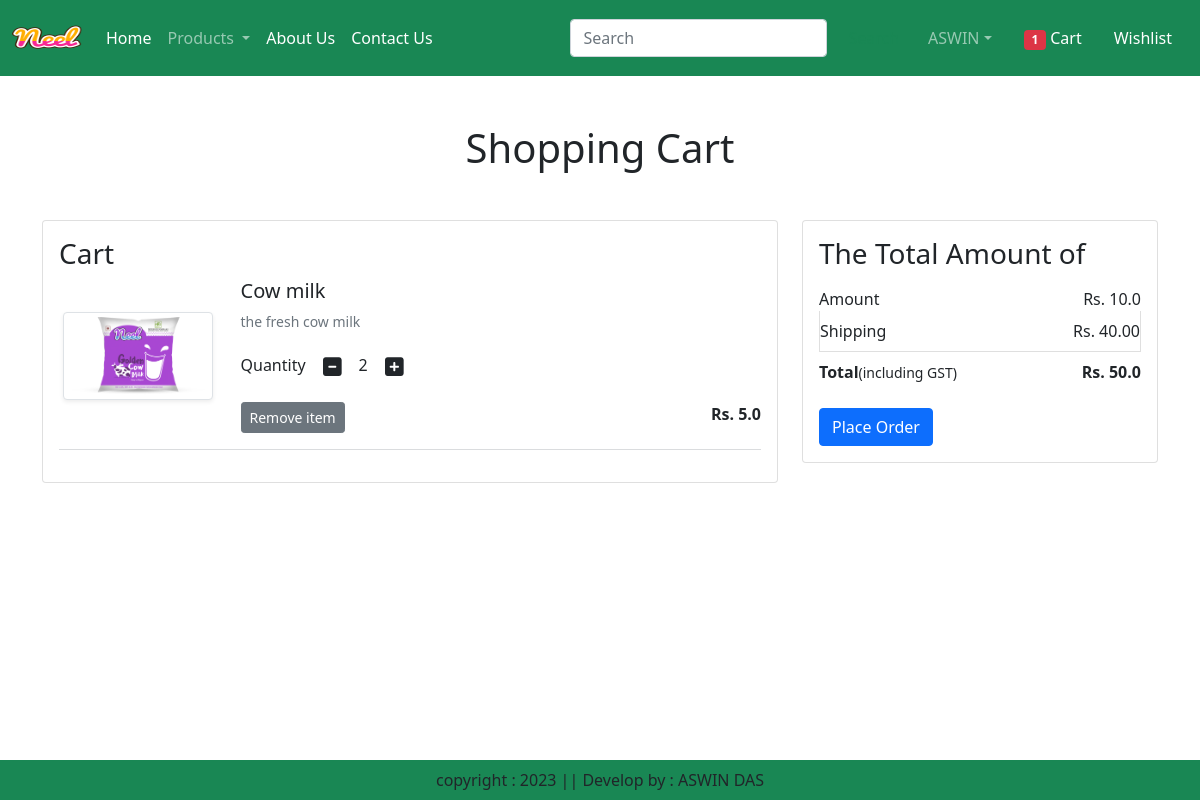
Page /cart/ (signed in) on the committed database.
### app/models.py (models this page shows, shortened)
class Cart(models.Model):
    user = models.ForeignKey(User,on_delete=models.CASCADE)
    product = models.ForeignKey(Product,on_delete=models.CASCADE)
    quantity = models.PositiveIntegerField(default=1)

class Product(models.Model):
    title = models.CharField(max_length=100)
    selling_price = models.FloatField()
    discounted_price = models.FloatField()
    description = models.TextField()
    composition = models.TextField(default='')
    prodapp = models.TextField(default='')
    category = models.CharField(choices=CATEGORY_CHOICES, max_length=2)
    product_image = models.ImageField(upload_to='product')

### app/views.py (the view)
# urls.py: path("cart/",views.show_cart,name="showcart"),
def show_cart(request):
    user = request.user
    cart = Cart.objects.filter(user=user)
    amount=0
    for p in cart:
        value = p.quantity * p.product.discounted_price
        amount = amount + value
    totalamount = amount + 40
    totalitem = 0
    if request.user.is_authenticated:
        totalitem = len(Cart.objects.filter(user=request.user))
    return render(request,'app/addtocart.html',locals())

### app/templates/app/addtocart.html (shortened to what this page needs)
{% extends 'app/base.html' %}
{% load static %}
{% block main-content %}
<div class="container my-5">
    <div class="row">
        {% if cart %}
        <h1 class="text-center mb-5">Shopping Cart</h1>
        <div class="col-sm-8">
            <div class="card">
                <div class="card-body">
                    <h3>Cart</h3>
                    {% for item in cart %}
                    <div class="row">
                        <div class="col-sm-3 text-center align-self-center"><img src="{{item.product.product_image.url}}" alt=""srcset="" class="img-fluid img-thumbnail shadow-sm" 						height="150" width="150"></div>
                        <div class="col-sm-9">
                            <div>
                                <h5>{{item.product.title}}</h5>
                                <p class="mb-2 text-muted small">{{item.product.description}}</p>
                                <div class="my-3">
                                    <label for="quantity:">Quantity</label>
                                    <a class="minus-cart btn" pid={{item.product.id}}><i class="fas fa-minus-square fa-lg"></i></a>
                                    <span id="quantity">{{item.quantity}}</span>
                                    <a class="plus-cart btn" pid={{item.product.id}}><i class="fas fa-plus-square fa-lg"></i></a>
                                </div>
                                <div class="d-flex justify-content-between">
                                    <a  href="{% url 'showcart' %}" class="remove-cart btn btn-sm btn-secondary mr-3" pid={{item.product.id}}>Remove item</a>
                                    <p class="mb-0"><span><strong>Rs. {{item.product.discounted_price}}</strong></span></p>
                                </div>
                            </div>
                        </div>
                    </div>
                    <hr class="text-muted">
                    {% endfor %}
                </div>
            </div>
        </div>
        <div class="col-sm-4">
            <div class="card">
                <div class="card-body">
                    <h3>The Total Amount of</h3>
                    <ul class="list-group">
                        <li class="list-group-item d-flex justify-content-between align-item-center border-0 px-0 pb-0">Amount<span id="amount">Rs. {{amount}}</span></li>
                        <li class="list-group-item d-flex justify-content-between align-item-center px-0 ">Shipping <span>Rs. 40.00</span></li>
                        <li class="list-group-item d-flex justify-content-between align-item-center border-0 px-0 mb-3">
                            <div>
                                <strong>Total</strong><small>(including GST)</small>
                            </div>
                            <span id="totalamount"><strong>Rs. {{totalamount}}</strong></span>
                        </li>
                    </ul>
                    <div class="d-flex"><a href="{% url 'checkout' %}" class="btn btn-primary">Place Order</a></div>
                </div>
            </div>
        </div>
        {% else %}
            <h1 class="text-center mb-5">Cart is Empty</h1>
        {% endif %}
    </div>
</div>
{% endblock main-content %}

### rows in the picture
Cart: product.product_image (picture), product "Cow milk", product.description "the fresh cow milk", quantity "2", product.discounted_price "5.0"

### other values in the picture
{{ totalitem }} "1"
{{ amount }} "10.0"
{{ totalamount }} "50.0"
